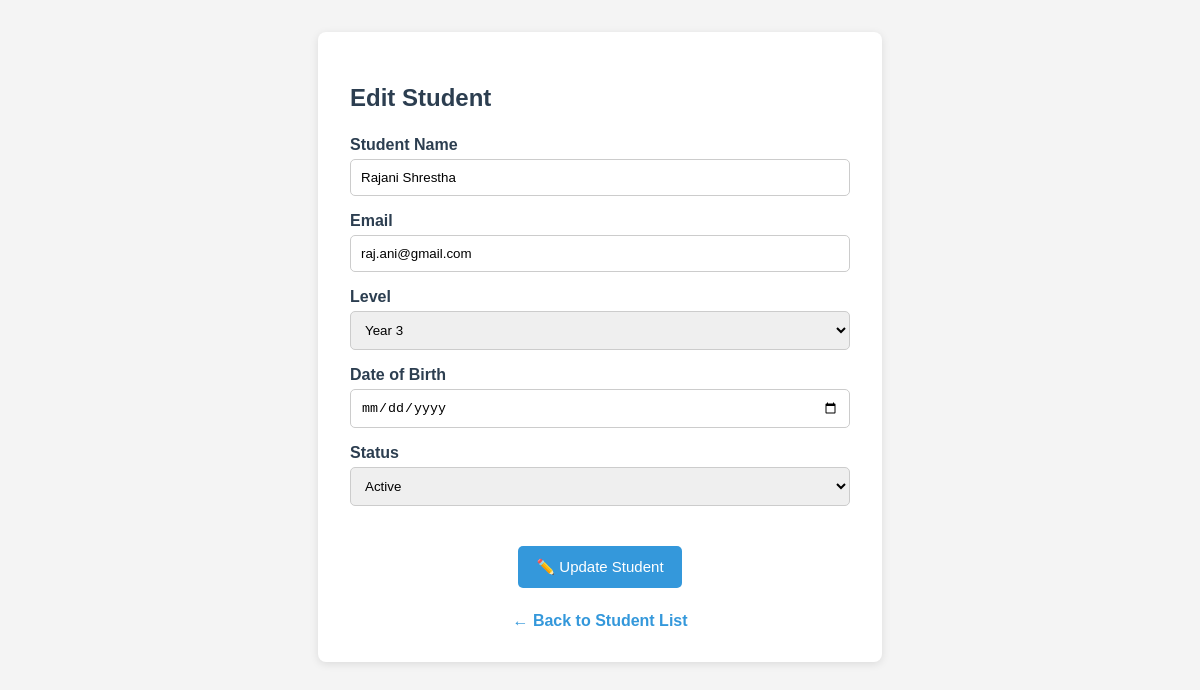
The app's page /01_student_management/edit.php?id=19 with its own data.
### tables this page shows
CREATE TABLE `student` (
  `StudentID` int(11) NOT NULL COMMENT 'Auto-incremented unique identifier for each student',
  `StudentName` varchar(100) DEFAULT NULL COMMENT 'Full anme of the student',
  `Email` varchar(100) NOT NULL COMMENT 'Unique email address used for login',
  `Level` varchar(100) DEFAULT NULL COMMENT 'Academic level e.g. Year 1, Year 2, Postgraduate',
  `DateOfBirth` date DEFAULT NULL COMMENT 'Date of birth of student',
  `DateEnrolled` datetime DEFAULT NULL COMMENT 'The date the student was registered on the system',
  `IsActive` tinyint(1) DEFAULT NULL COMMENT 'TRUE if student account is active, FALSE if deactivated',
  `Password` varchar(255) DEFAULT NULL
);

### models/Student.php (called while the page is built, shortened)
<?php
require_once __DIR__ . '/../database/db.php';
class Student
{
    private $conn;
    public function __construct()
    {
        $db = new Database();
        $this->conn = $db->connect();
    }
    public function getById($id){
        $sql= "SELECT * FROM student WHERE StudentID = ?";
        $stmt = $this->conn->prepare($sql);
        $stmt->bind_param("i", $id);
        $stmt->execute();
        $result = $stmt->get_result();
        return $result->fetch_assoc();
    }
}

### database/db.php (called while the page is built)
<?php
class Database {
    private $host = "localhost";
    private $user = "root";
    private $pass = "";
    private $db   = "student_record_system";
    public function connect() {
        return new mysqli($this->host, $this->user, $this->pass, $this->db);
    }
}
?>

### controllers/StudentController.php (called while the page is built, shortened)
<?php
require_once __DIR__ . '/../models/Student.php';
class StudentController
{
    private $student;
    public function __construct()
    {
        $this->student = new Student();
    }
    public function edit($id){
        return $this->student->getById($id);
    }
}

### 01_student_management/edit.php (the view, shortened to what this page needs)
<?php
require_once '../controllers/StudentController.php';
$controller = new StudentController();
$id = $_GET['id'];
$student = $controller->edit($id);
?>
<!DOCTYPE html>
<html lang="en">
<head>
</head>
<body>
    <div class="container">
        <h2>Edit Student</h2>
        <form method="POST">
            <label>Student Name</label>
            <input type="text" name="name" value="<?= htmlspecialchars($student['StudentName']) ?>">
            <label>Email</label>
            <input type="email" name="email" value="<?= htmlspecialchars($student['Email']) ?>">
            <label>Level</label>
            <select name="level">
                <option value="Year 3" <?= ($student['Level'] == 'Year 3') ? 'selected' : '' ?>>
                    Year 3
                </option>
            </select>
            <label>Date of Birth</label>
            <input type="date" name="dob" value="<?= htmlspecialchars($student['DateOfBirth']) ?>">
            <label>Status</label>
            <select name="isActive">
                <option value="1" <?= ($student['IsActive'] == 1) ? 'selected' : '' ?>>
                    Active
                </option>
            </select>
            <div class="button-group">
                <button type="submit">
                    ✏️ Update Student
                </button>
            </div>
        </form>
        <div class="back-container">
            <a href="admin.php" class="back-btn">
                ← Back to Student List
            </a>
        </div>
    </div>
</body>
</html>

### 01_student_management/edit.php (style rules this page uses)
body { font-family: Arial, sans-serif; background: #f4f4f4; margin: 2rem; }
.container { background: white; max-width: 500px; margin: auto; padding: 2rem; border-radius: 8px; box-shadow: 0 2px 8px rgba(0, 0, 0, 0.1); }
h2 { color: #2c3e50; margin-bottom: 1.5rem; }
input, select { width: 100%; padding: 10px; margin-top: 5px; margin-bottom: 1rem; border: 1px solid #ccc; border-radius: 5px; box-sizing: border-box; }
label { font-weight: bold; color: #2c3e50; }
button { background: #3498db; color: white; border: none; padding: 12px 18px; border-radius: 5px; cursor: pointer; font-size: 15px; }
.button-group { display: flex; justify-content: center; margin-top: 1.5rem; }
.back-container { text-align: center; margin-top: 1.5rem; }
.back-btn { display: inline-block; text-decoration: none; color: #3498db; font-weight: bold; transition: 0.3s; }

### records on screen
student: name "Rajani Shrestha", email "raj.ani@gmail.com", level "Year 3", isActive "Active"
